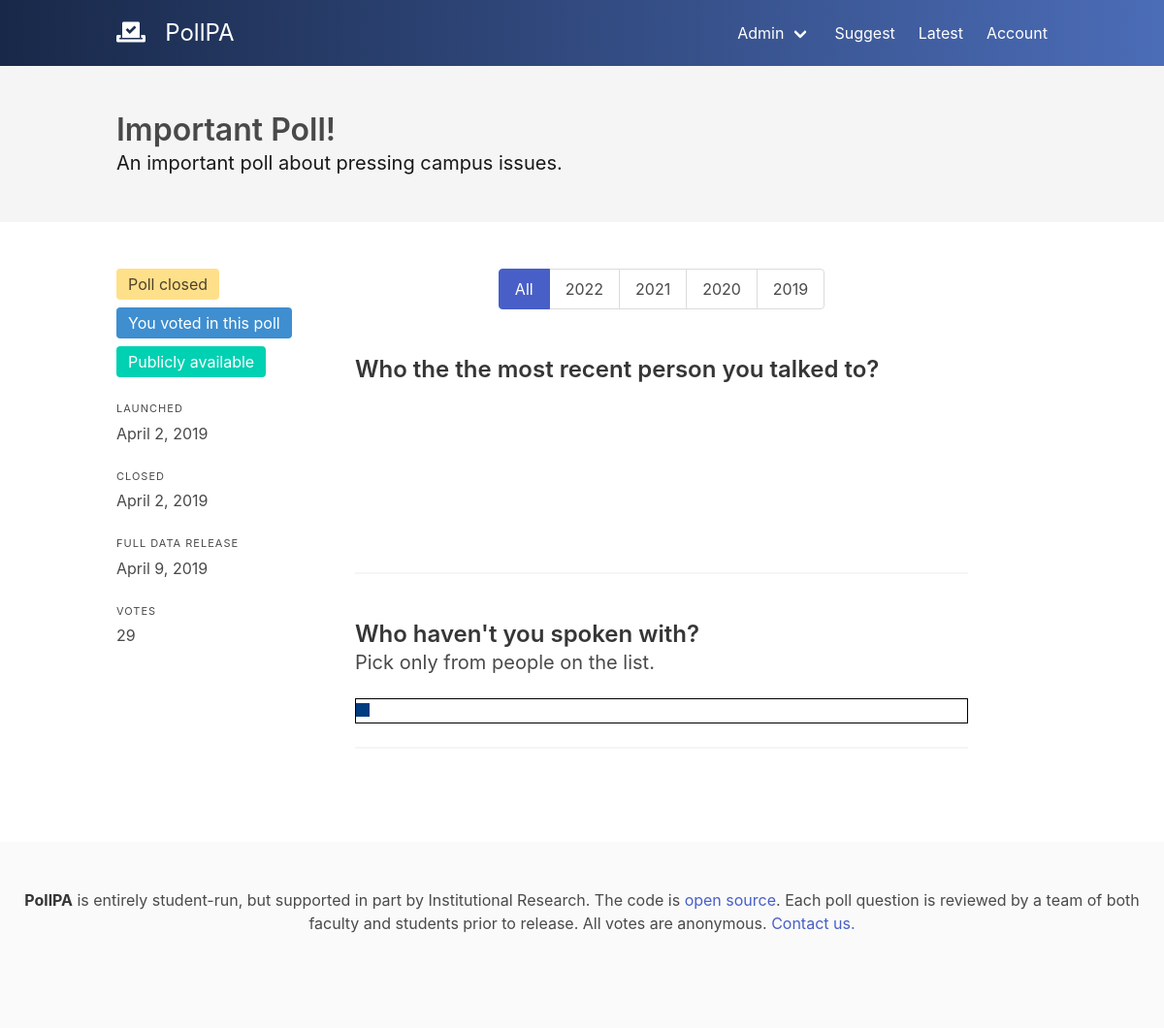
The app's page /poll/2/ (signed in) with its own data.
### polls/models.py (models this page shows, shortened)
class Poll(models.Model):
    id = models.AutoField(primary_key=True)
    created = models.DateTimeField(auto_now_add=True, db_index=True)
    available = models.DateTimeField(db_index=True)
    closes = models.DateTimeField(db_index=True)
    public = models.DateTimeField(db_index=True)
    title = models.TextField()
    description = models.TextField(blank=True)
    about = models.TextField(default="pressing campus issues")
    @property
    def questions(self):
        return Question.objects.filter(poll=self)
    @property
    def votes(self):
        return Vote.objects.filter(poll=self)
    @property
    def is_public(self):
        return timezone.now() > self.public
    @property
    def is_closed(self):
        return timezone.now() > self.closes
    def state(self, request):
        if not (self.available < timezone.now() or request.user.is_superuser):
            raise Http404()
        if self.public < timezone.now():
            return "results"

class Question(models.Model):
    poll = models.ForeignKey(Poll, on_delete=models.CASCADE)
    text = models.TextField()
    description = models.TextField(blank=True)
    kind = models.CharField(max_length=2, choices=[(
        "MS", "Multiple Select (Checkboxes)"), ("SS", "Single Select (Radio)")], default="SS")
    chart = models.CharField(max_length=20, choices=[("bar", "Bar Chart"), (
        "binary-slider", "Binary Slider"), ("pie", "Pie Chart")], default="bar")
    @property
    def options(self):
        return QuestionOption.objects.filter(question=self).order_by("sorting_key")

### polls/views.py (the view, shortened to what this page needs)
# urls.py: path('poll/<int:poll_id>/', views.poll, name='poll'),
def poll(request, poll_id):
    poll_obj = get_object_or_404(Poll, id=poll_id)
    state = poll_obj.state(request)
    validation = {
        "status": None,
        "text": None
    }
    filter_settings = {
        "grade": "all"
    }
    responses = None
    if state == "results":
        filter_class = request.GET.get("filter", "all")
        filter_settings["grade"] = filter_class
        vote_choices = VoteChoice.objects.filter(question__poll=poll_obj)
        if filter_class != "all":
            vote_choices = vote_choices.filter(vote__grade=int(filter_class))
            filter_settings["total"] = Vote.objects.filter(
                grade=int(filter_class), poll=poll_obj).count()
        else:
            filter_settings["total"] = Vote.objects.filter(
                poll=poll_obj).count()
        responses = []
        for question in poll_obj.questions:
            q_response = {
                "title": question.text,
                "description": question.description,
                "graph": question.chart,
                "xlabel": "Responses",
                "ylabel": "Count",
                "filter_settings": filter_settings,
                "data": [{"x": quote_json(choice.text), "y": vote_choices.filter(question=question, choice=choice).count()} for choice in question.options]
            }
            responses.append(q_response)
    has_user_voted = False
    if request.user.is_authenticated:
        has_user_voted = VoteFingerprint.objects.filter(
            user=request.user, poll=poll_obj).count() > 0
    return render(request, 'polls/poll.html', {
        "poll": poll_obj,
        "error": None,
        "state": state,
        "responses": responses,
        "validation": validation,
        "grades": ["2022", "2021", "2020", "2019"],
        "filter_settings": filter_settings,
        "has_user_voted": has_user_voted
    })

### polls/views.py (called while the page is built)
def quote_json(string):
    return string.replace("'", "’").replace('"', '“')

### polls/templates/polls/poll.html (shortened to what this page needs)
{% extends 'polls/content.html' %}
{% load static %}
{% load humanize %}
{% block header %}
<section class="hero is-light">
  <div class="hero-body">
    <div class="container">
      <h1 class="title">
        {{poll.title}}
      </h1>
      <h2 class="subtitle">
        {{poll.description}}
      </h2>
    </div>
  </div>
</section>
{% endblock %}
{% block content %}
<section id="poll" class="columns">
  {% if state != "vote" %}
  <div class="column is-3">
    <div class="tags">
      {% if poll.is_closed %}
        <span class="tag is-medium is-warning">Poll closed</span>
      {% else %}
        <span class="tag is-medium is-link">Closes {{poll.closes|naturaltime}}</span>
      {% endif %}
      {% if has_user_voted %}
        <span class="tag is-medium is-info">You voted in this poll</span>
      {% endif %}
      {% if poll.is_public %}
        <span class="tag is-medium is-primary">Publicly available</span>
      {% endif %}
    </div>
    <p class="heading">Launched</p>
    <p>{{poll.available|naturalday|capfirst}}</p>
    <br>
    <p class="heading">Closed</p>
    <p>{{poll.available|naturalday|capfirst}}</p>
    <br>
    <p class="heading">Full Data Release</p>
    <p>{{poll.public|naturalday|capfirst}}</p>
    <br>
    <p class="heading">Votes</p>
    <p>{{poll.votes|length|intcomma}}</p>
  </div>
  {% endif %}
  <div class="column is-8" id="questions">
    {% if state == "results" %}
      <div class="tabs is-toggle is-centered">
        <ul>
          <li class="{% if filter_settings.grade == "all" %} is-active {% endif %}">
            <a href="?filter=all">
              <span>All</span>
            </a>
          </li>
          {% for grade in grades %}
          <li class="{% if filter_settings.grade == grade %} is-active {% endif %}">
            <a href="?filter={{grade}}">
              <span>{{grade}}</span>
            </a>
          </li>
          {% endfor %}
        </ul>
      </div>
      <br>
      {% if filter_settings.total > 2 %}
        {% for response in responses %}
          <h2 class="is-size-4 title">{{response.title}}</h2>
          {% if response.description %}<p class="subtitle is-size-5">{{response.description}}&nbsp;</p> {% endif %}
          {% if response.graph == "bar" %}
            {% include "polls/graphs/bar.html" with data=response.data xlabel=response.xlabel ylabel=response.ylabel %}
          {% elif response.graph == "binary-slider" %}
            {% include "polls/graphs/binary-slider.html" with data=response.data %}
          {% elif response.graph == "pie" %}
            {% include "polls/graphs/pie.html" with data=response.data ylabel=response.ylabel  %}
          {% endif %}
          <hr>
          <br>
        {% endfor %}
      {% else %}
        <div class="notification is-light">
          <p>
            Because there are fewer than three votes which match your filter, no results can be shown.
          </p>
        </div>
      {% endif %}
    {% endif %}
  </div>
</section>
{% endblock %}

### records on screen
Poll: title "Important Poll!", description "An important poll about pressing campus issues.", available "April 2, 2019", public "April 9, 2019", votes|length "29"
Question: title "Who the the most recent person you talked to?", chart "pie" (drawn)
Question: title "Who haven't you spoken with?", description "Pick only from people on the list.", chart "binary-slider" (drawn)

### other values on screen
{{ grade }} "2022" "2021" "2020" "2019"
